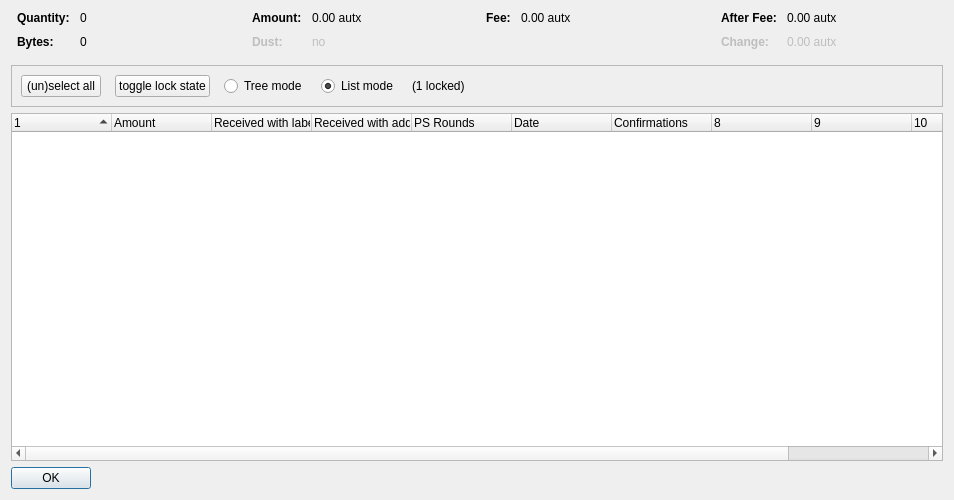
<?xml version="1.0" encoding="UTF-8"?>
<ui version="4.0">
 <class>CoinControlDialog</class>
 <widget class="QDialog" name="CoinControlDialog">
  <property name="geometry">
   <rect>
    <x>0</x>
    <y>0</y>
    <width>954</width>
    <height>500</height>
   </rect>
  </property>
  <property name="windowTitle">
   <string>Coin Selection</string>
  </property>
  <layout class="QVBoxLayout" name="verticalLayout">
   <item>
    <layout class="QHBoxLayout" name="horizontalLayoutTop" stretch="0,0,0,0">
     <property name="topMargin">
      <number>0</number>
     </property>
     <property name="bottomMargin">
      <number>10</number>
     </property>
     <item>
      <layout class="QFormLayout" name="formLayoutCoinControl1">
       <property name="horizontalSpacing">
        <number>10</number>
       </property>
       <property name="verticalSpacing">
        <number>10</number>
       </property>
       <property name="leftMargin">
        <number>6</number>
       </property>
       <property name="rightMargin">
        <number>6</number>
       </property>
       <item row="0" column="0">
        <widget class="QLabel" name="labelCoinControlQuantityText">
         <property name="font">
          <font>
           <weight>75</weight>
           <bold>true</bold>
          </font>
         </property>
         <property name="text">
          <string>Quantity:</string>
         </property>
        </widget>
       </item>
       <item row="0" column="1">
        <widget class="QLabel" name="labelCoinControlQuantity">
         <property name="cursor">
          <cursorShape>IBeamCursor</cursorShape>
         </property>
         <property name="contextMenuPolicy">
          <enum>Qt::ActionsContextMenu</enum>
         </property>
         <property name="text">
          <string notr="true">0</string>
         </property>
         <property name="textInteractionFlags">
          <set>Qt::LinksAccessibleByMouse|Qt::TextSelectableByKeyboard|Qt::TextSelectableByMouse</set>
         </property>
        </widget>
       </item>
       <item row="1" column="0">
        <widget class="QLabel" name="labelCoinControlBytesText">
         <property name="font">
          <font>
           <weight>75</weight>
           <bold>true</bold>
          </font>
         </property>
         <property name="text">
          <string>Bytes:</string>
         </property>
        </widget>
       </item>
       <item row="1" column="1">
        <widget class="QLabel" name="labelCoinControlBytes">
         <property name="cursor">
          <cursorShape>IBeamCursor</cursorShape>
         </property>
         <property name="contextMenuPolicy">
          <enum>Qt::ActionsContextMenu</enum>
         </property>
         <property name="text">
          <string notr="true">0</string>
         </property>
         <property name="textInteractionFlags">
          <set>Qt::LinksAccessibleByMouse|Qt::TextSelectableByKeyboard|Qt::TextSelectableByMouse</set>
         </property>
        </widget>
       </item>
      </layout>
     </item>
     <item>
      <layout class="QFormLayout" name="formLayoutCoinControl2">
       <property name="horizontalSpacing">
        <number>10</number>
       </property>
       <property name="verticalSpacing">
        <number>10</number>
       </property>
       <property name="leftMargin">
        <number>6</number>
       </property>
       <property name="rightMargin">
        <number>6</number>
       </property>
       <item row="0" column="0">
        <widget class="QLabel" name="labelCoinControlAmountText">
         <property name="font">
          <font>
           <weight>75</weight>
           <bold>true</bold>
          </font>
         </property>
         <property name="text">
          <string>Amount:</string>
         </property>
        </widget>
       </item>
       <item row="0" column="1">
        <widget class="QLabel" name="labelCoinControlAmount">
         <property name="cursor">
          <cursorShape>IBeamCursor</cursorShape>
         </property>
         <property name="contextMenuPolicy">
          <enum>Qt::ActionsContextMenu</enum>
         </property>
         <property name="text">
          <string notr="true">0.00 autx</string>
         </property>
         <property name="textInteractionFlags">
          <set>Qt::LinksAccessibleByMouse|Qt::TextSelectableByKeyboard|Qt::TextSelectableByMouse</set>
         </property>
        </widget>
       </item>
       <item row="1" column="0">
        <widget class="QLabel" name="labelCoinControlLowOutputText">
         <property name="enabled">
          <bool>false</bool>
         </property>
         <property name="font">
          <font>
           <weight>75</weight>
           <bold>true</bold>
          </font>
         </property>
         <property name="text">
          <string>Dust:</string>
         </property>
        </widget>
       </item>
       <item row="1" column="1">
        <widget class="QLabel" name="labelCoinControlLowOutput">
         <property name="enabled">
          <bool>false</bool>
         </property>
         <property name="cursor">
          <cursorShape>IBeamCursor</cursorShape>
         </property>
         <property name="contextMenuPolicy">
          <enum>Qt::ActionsContextMenu</enum>
         </property>
         <property name="text">
          <string notr="true">no</string>
         </property>
         <property name="textInteractionFlags">
          <set>Qt::LinksAccessibleByMouse|Qt::TextSelectableByKeyboard|Qt::TextSelectableByMouse</set>
         </property>
        </widget>
       </item>
      </layout>
     </item>
     <item>
      <layout class="QFormLayout" name="formLayoutCoinControl3">
       <property name="horizontalSpacing">
        <number>10</number>
       </property>
       <property name="verticalSpacing">
        <number>10</number>
       </property>
       <property name="leftMargin">
        <number>6</number>
       </property>
       <property name="rightMargin">
        <number>6</number>
       </property>
       <item row="0" column="0">
        <widget class="QLabel" name="labelCoinControlFeeText">
         <property name="font">
          <font>
           <weight>75</weight>
           <bold>true</bold>
          </font>
         </property>
         <property name="text">
          <string>Fee:</string>
         </property>
        </widget>
       </item>
       <item row="0" column="1">
        <widget class="QLabel" name="labelCoinControlFee">
         <property name="cursor">
          <cursorShape>IBeamCursor</cursorShape>
         </property>
         <property name="contextMenuPolicy">
          <enum>Qt::ActionsContextMenu</enum>
         </property>
         <property name="text">
          <string notr="true">0.00 autx</string>
         </property>
         <property name="textInteractionFlags">
          <set>Qt::LinksAccessibleByMouse|Qt::TextSelectableByKeyboard|Qt::TextSelectableByMouse</set>
         </property>
        </widget>
       </item>
      </layout>
     </item>
     <item>
      <layout class="QFormLayout" name="formLayoutCoinControl4">
       <property name="horizontalSpacing">
        <number>10</number>
       </property>
       <property name="verticalSpacing">
        <number>10</number>
       </property>
       <property name="leftMargin">
        <number>6</number>
       </property>
       <property name="rightMargin">
        <number>6</number>
       </property>
       <item row="0" column="0">
        <widget class="QLabel" name="labelCoinControlAfterFeeText">
         <property name="font">
          <font>
           <weight>75</weight>
           <bold>true</bold>
          </font>
         </property>
         <property name="text">
          <string>After Fee:</string>
         </property>
        </widget>
       </item>
       <item row="0" column="1">
        <widget class="QLabel" name="labelCoinControlAfterFee">
         <property name="cursor">
          <cursorShape>IBeamCursor</cursorShape>
         </property>
         <property name="contextMenuPolicy">
          <enum>Qt::ActionsContextMenu</enum>
         </property>
         <property name="text">
          <string notr="true">0.00 autx</string>
         </property>
         <property name="textInteractionFlags">
          <set>Qt::LinksAccessibleByMouse|Qt::TextSelectableByKeyboard|Qt::TextSelectableByMouse</set>
         </property>
        </widget>
       </item>
       <item row="1" column="0">
        <widget class="QLabel" name="labelCoinControlChangeText">
         <property name="enabled">
          <bool>false</bool>
         </property>
         <property name="font">
          <font>
           <weight>75</weight>
           <bold>true</bold>
          </font>
         </property>
         <property name="text">
          <string>Change:</string>
         </property>
        </widget>
       </item>
       <item row="1" column="1">
        <widget class="QLabel" name="labelCoinControlChange">
         <property name="enabled">
          <bool>false</bool>
         </property>
         <property name="cursor">
          <cursorShape>IBeamCursor</cursorShape>
         </property>
         <property name="contextMenuPolicy">
          <enum>Qt::ActionsContextMenu</enum>
         </property>
         <property name="text">
          <string notr="true">0.00 autx</string>
         </property>
         <property name="textInteractionFlags">
          <set>Qt::LinksAccessibleByMouse|Qt::TextSelectableByKeyboard|Qt::TextSelectableByMouse</set>
         </property>
        </widget>
       </item>
      </layout>
     </item>
    </layout>
   </item>
   <item>
    <widget class="QFrame" name="frame">
     <property name="minimumSize">
      <size>
       <width>0</width>
       <height>40</height>
      </size>
     </property>
     <property name="frameShape">
      <enum>QFrame::StyledPanel</enum>
     </property>
     <property name="frameShadow">
      <enum>QFrame::Sunken</enum>
     </property>
     <layout class="QHBoxLayout" name="horizontalLayout">
      <item>
       <layout class="QHBoxLayout" name="horizontalLayoutPanel" stretch="0,0,0,0,0,0">
        <property name="spacing">
         <number>14</number>
        </property>
        <item>
         <widget class="QPushButton" name="pushButtonSelectAll">
          <property name="sizePolicy">
           <sizepolicy hsizetype="Maximum" vsizetype="Fixed">
            <horstretch>0</horstretch>
            <verstretch>0</verstretch>
           </sizepolicy>
          </property>
          <property name="text">
           <string>(un)select all</string>
          </property>
          <property name="autoDefault">
           <bool>false</bool>
          </property>
         </widget>
        </item>
        <item>
         <widget class="QPushButton" name="pushButtonToggleLock">
          <property name="sizePolicy">
           <sizepolicy hsizetype="Maximum" vsizetype="Fixed">
            <horstretch>0</horstretch>
            <verstretch>0</verstretch>
           </sizepolicy>
          </property>
          <property name="text">
           <string>toggle lock state</string>
          </property>
          <property name="autoDefault">
           <bool>false</bool>
          </property>
         </widget>
        </item>
        <item>
         <widget class="QRadioButton" name="radioTreeMode">
          <property name="sizePolicy">
           <sizepolicy hsizetype="Maximum" vsizetype="Fixed">
            <horstretch>0</horstretch>
            <verstretch>0</verstretch>
           </sizepolicy>
          </property>
          <property name="text">
           <string>Tree mode</string>
          </property>
         </widget>
        </item>
        <item>
         <widget class="QRadioButton" name="radioListMode">
          <property name="sizePolicy">
           <sizepolicy hsizetype="Maximum" vsizetype="Fixed">
            <horstretch>0</horstretch>
            <verstretch>0</verstretch>
           </sizepolicy>
          </property>
          <property name="text">
           <string>List mode</string>
          </property>
          <property name="checked">
           <bool>true</bool>
          </property>
         </widget>
        </item>
        <item>
         <widget class="QLabel" name="labelLocked">
          <property name="text">
           <string>(1 locked)</string>
          </property>
         </widget>
        </item>
        <item>
         <spacer name="horizontalSpacer">
          <property name="orientation">
           <enum>Qt::Horizontal</enum>
          </property>
          <property name="sizeHint" stdset="0">
           <size>
            <width>40</width>
            <height>20</height>
           </size>
          </property>
         </spacer>
        </item>
       </layout>
      </item>
     </layout>
    </widget>
   </item>
   <item>
    <widget class="CoinControlTreeWidget" name="treeWidget">
     <property name="contextMenuPolicy">
      <enum>Qt::CustomContextMenu</enum>
     </property>
     <property name="sortingEnabled">
      <bool>false</bool>
     </property>
     <property name="columnCount">
      <number>11</number>
     </property>
     <attribute name="headerShowSortIndicator" stdset="0">
      <bool>true</bool>
     </attribute>
     <attribute name="headerStretchLastSection">
      <bool>false</bool>
     </attribute>
     <column>
      <property name="text">
       <string/>
      </property>
     </column>
     <column>
      <property name="text">
       <string>Amount</string>
      </property>
     </column>
     <column>
      <property name="text">
       <string>Received with label</string>
      </property>
     </column>
     <column>
      <property name="text">
       <string>Received with address</string>
      </property>
     </column>
     <column>
      <property name="text">
       <string>PS Rounds</string>
      </property>
     </column>
     <column>
      <property name="text">
       <string>Date</string>
      </property>
     </column>
     <column>
      <property name="text">
       <string>Confirmations</string>
      </property>
      <property name="toolTip">
       <string>Confirmed</string>
      </property>
     </column>
     <column>
      <property name="text">
       <string/>
      </property>
     </column>
     <column>
      <property name="text">
       <string/>
      </property>
     </column>
     <column>
      <property name="text">
       <string/>
      </property>
     </column>
     <column>
      <property name="text">
       <string/>
      </property>
     </column>
    </widget>
   </item>
   <item>
    <widget class="QDialogButtonBox" name="buttonBox">
     <property name="sizePolicy">
      <sizepolicy hsizetype="Maximum" vsizetype="Fixed">
       <horstretch>0</horstretch>
       <verstretch>0</verstretch>
      </sizepolicy>
     </property>
     <property name="orientation">
      <enum>Qt::Horizontal</enum>
     </property>
     <property name="standardButtons">
      <set>QDialogButtonBox::Ok</set>
     </property>
    </widget>
   </item>
  </layout>
 </widget>
 <customwidgets>
  <customwidget>
   <class>CoinControlTreeWidget</class>
   <extends>QTreeWidget</extends>
   <header>coincontroltreewidget.h</header>
  </customwidget>
 </customwidgets>
 <resources/>
 <connections/>
</ui>
